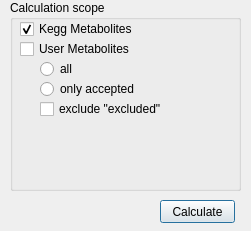
<ui version="4.0" >
 <class>CalculateLinkedReactionsClass</class>
 <widget class="QDialog" name="CalculateLinkedReactionsClass" >
  <property name="geometry" >
   <rect>
    <x>0</x>
    <y>0</y>
    <width>251</width>
    <height>231</height>
   </rect>
  </property>
  <property name="windowTitle" >
   <string>CalculateLinkedReactions</string>
  </property>
  <widget class="QPushButton" name="pushButton" >
   <property name="geometry" >
    <rect>
     <x>160</x>
     <y>200</y>
     <width>75</width>
     <height>23</height>
    </rect>
   </property>
   <property name="text" >
    <string>Calculate</string>
   </property>
  </widget>
  <widget class="QGroupBox" name="groupBox" >
   <property name="geometry" >
    <rect>
     <x>10</x>
     <y>0</y>
     <width>231</width>
     <height>191</height>
    </rect>
   </property>
   <property name="title" >
    <string>Calculation scope</string>
   </property>
   <widget class="QRadioButton" name="radioButton_2" >
    <property name="geometry" >
     <rect>
      <x>30</x>
      <y>60</y>
      <width>83</width>
      <height>18</height>
     </rect>
    </property>
    <property name="text" >
     <string>all</string>
    </property>
   </widget>
   <widget class="QRadioButton" name="radioButton" >
    <property name="geometry" >
     <rect>
      <x>30</x>
      <y>80</y>
      <width>101</width>
      <height>18</height>
     </rect>
    </property>
    <property name="text" >
     <string>only accepted</string>
    </property>
   </widget>
   <widget class="QCheckBox" name="checkBox_3" >
    <property name="geometry" >
     <rect>
      <x>30</x>
      <y>100</y>
      <width>121</width>
      <height>18</height>
     </rect>
    </property>
    <property name="text" >
     <string>exclude "excluded"</string>
    </property>
   </widget>
   <widget class="QCheckBox" name="checkBox" >
    <property name="geometry" >
     <rect>
      <x>10</x>
      <y>20</y>
      <width>121</width>
      <height>18</height>
     </rect>
    </property>
    <property name="text" >
     <string>Kegg Metabolites</string>
    </property>
    <property name="checked" >
     <bool>true</bool>
    </property>
   </widget>
   <widget class="QCheckBox" name="checkBox_2" >
    <property name="geometry" >
     <rect>
      <x>10</x>
      <y>40</y>
      <width>121</width>
      <height>18</height>
     </rect>
    </property>
    <property name="text" >
     <string>User Metabolites</string>
    </property>
   </widget>
  </widget>
 </widget>
 <layoutdefault spacing="6" margin="11" />
 <resources/>
 <connections/>
</ui>
